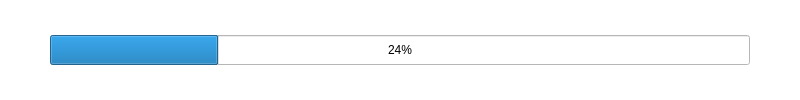
<?xml version="1.0" encoding="UTF-8"?>
<ui version="4.0">
 <class>Form</class>
 <widget class="QWidget" name="Form">
  <property name="geometry">
   <rect>
    <x>0</x>
    <y>0</y>
    <width>800</width>
    <height>100</height>
   </rect>
  </property>
  <property name="windowTitle">
   <string>Form</string>
  </property>
  <widget class="QWidget" name="widget" native="true">
   <property name="geometry">
    <rect>
     <x>0</x>
     <y>0</y>
     <width>800</width>
     <height>100</height>
    </rect>
   </property>
   <property name="styleSheet">
    <string notr="true">background-color: rgb(255, 255, 255);</string>
   </property>
   <widget class="QProgressBar" name="progressBar">
    <property name="geometry">
     <rect>
      <x>50</x>
      <y>35</y>
      <width>700</width>
      <height>30</height>
     </rect>
    </property>
    <property name="value">
     <number>24</number>
    </property>
   </widget>
  </widget>
 </widget>
 <resources/>
 <connections/>
</ui>
